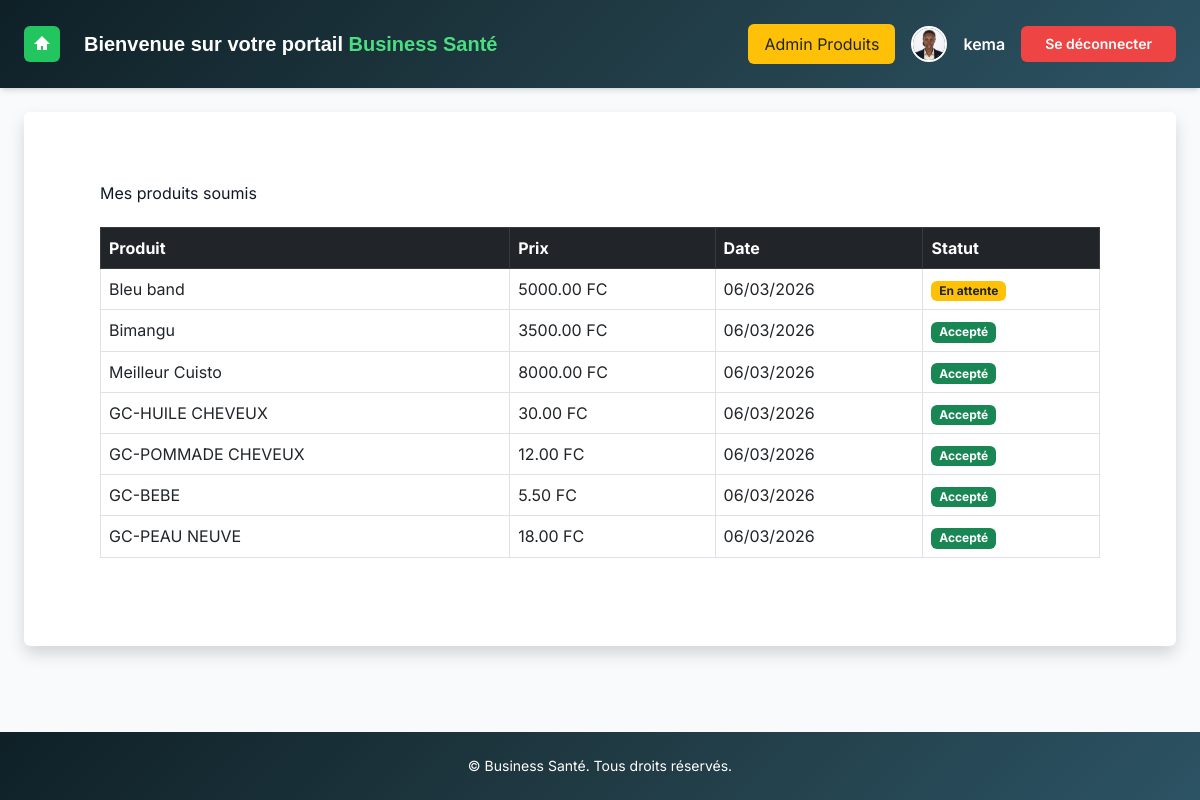
The page /mes_requetes/ (signed in) on the database as committed earlier.
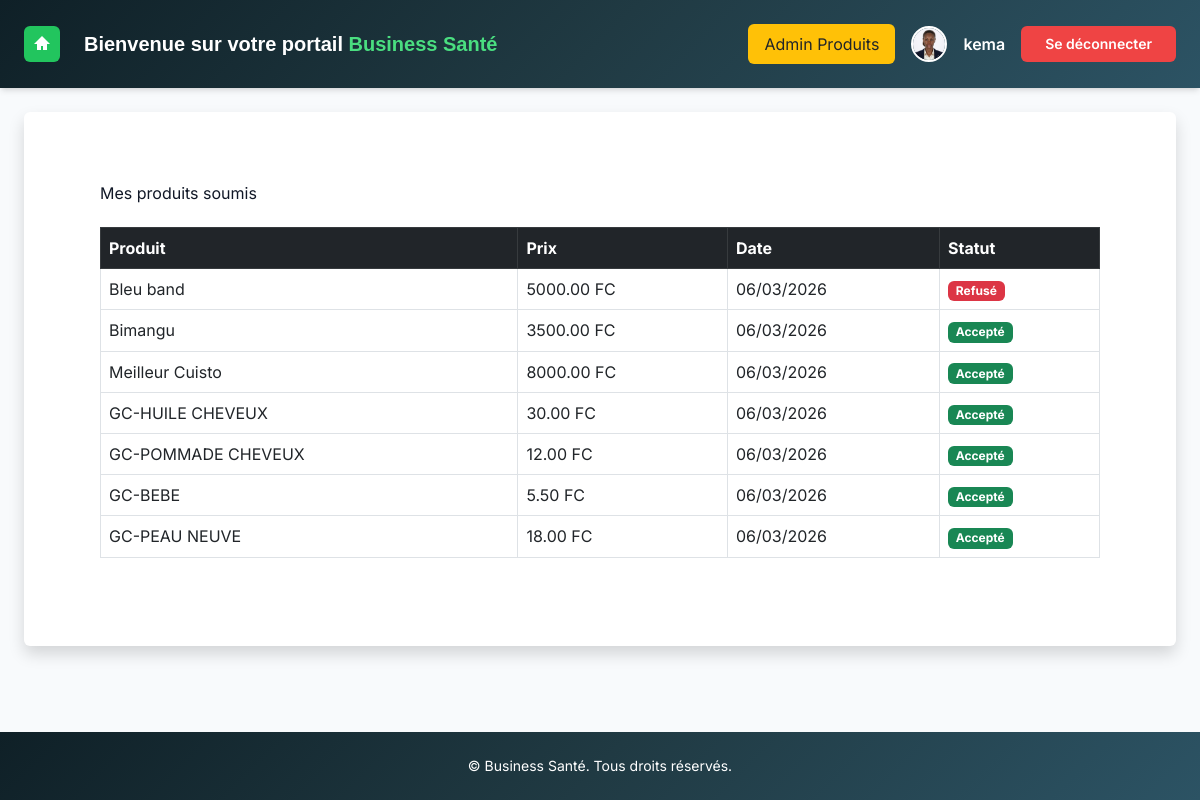
The same page on the database as committed later.
### core/models.py (models this page shows, shortened)
class Produit(models.Model):
    vendeur = models.ForeignKey(
    CustomUser,
    on_delete=models.CASCADE,
    null=True,
    blank=True
)
    nom = models.CharField(max_length=200)
    description = models.TextField(default=None)
    prix = models.DecimalField(max_digits=10, decimal_places=2)
    image = models.ImageField(upload_to="produits/",blank=True, null=True)
    statut = models.CharField(
        max_length=20,
        choices=[
            ('en_attente', 'En attente'),
            ('valide', 'Validé'),
            ('refuse', 'Refusé')
        ],
        default='en_attente'
    )
    date_creation = models.DateTimeField(default=timezone.now)
    commission_business = models.DecimalField(
        max_digits=5,
        decimal_places=2,
        default=20
    )

### core/views.py (the view)
# urls.py: path("mes_requetes/", views.mes_requetes, name="mes_requetes"),
@login_required
def mes_requetes(request):
    produits = Produit.objects.filter(vendeur=request.user).order_by("-date_creation")
    return render(request, "core/mes_requetes.html", {
        "produits": produits
    })

### core/templates/core/mes_requetes.html
{% extends "core/base.html" %}
{% block content %}
<div class="container py-5">
<h3 class="mb-4">Mes produits soumis</h3>
<div class="table-responsive">
<table class="table table-bordered align-middle">
<thead class="table-dark">
<tr>
<th>Produit</th>
<th>Prix</th>
<th>Date</th>
<th>Statut</th>
</tr>
</thead>
<tbody>
{% for produit in produits %}
<tr>
<td>{{ produit.nom }}</td>
<td>{{ produit.prix }} FC</td>
<td>{{ produit.date_creation|date:"d/m/Y" }}</td>
<td>
{% if produit.statut == "en_attente" %}
<span class="badge bg-warning text-dark">En attente</span>
{% elif produit.statut == "valide" %}
<span class="badge bg-success">Accepté</span>
{% elif produit.statut == "refuse" %}
<span class="badge bg-danger">Refusé</span>
{% endif %}
</td>
</tr>
{% endfor %}
</tbody>
</table>
</div>
</div>
{% endblock %}

Rows that differ between the two databases and show on the page:
changed Produit "Bleu band": statut "En attente" → "Refusé"
